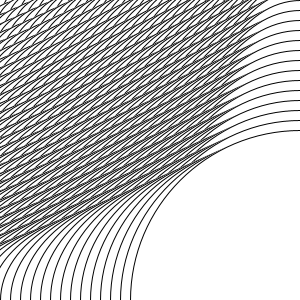
Frame 1 (no input)
Frame 60 (the mouse pressed at the canvas centre just before this capture): identical to frame 1, image omitted
Frame 120 (the mouse held since frame 60 and released just before this capture): identical to frame 1, image omitted

The Processing sketch that drew this single still picture (run headless with seeded random() and noise(); from frame 60 on, the mouse is pressed at the canvas centre):

// Processing sketch: processing_29288
// ── processing_29288.pde

int b = 40;

 
void setup() {
size(300, 300);
background(0);
smooth();


 
}
 
 
void draw() {
  
  fill(255);
  for(int y = 0; y <= height; y = y + 10){
    for(int x = 0; x <= width; x = x + 10){
     ellipse (x, y, b+y,b+x);
      
      
 
}
  }
}
